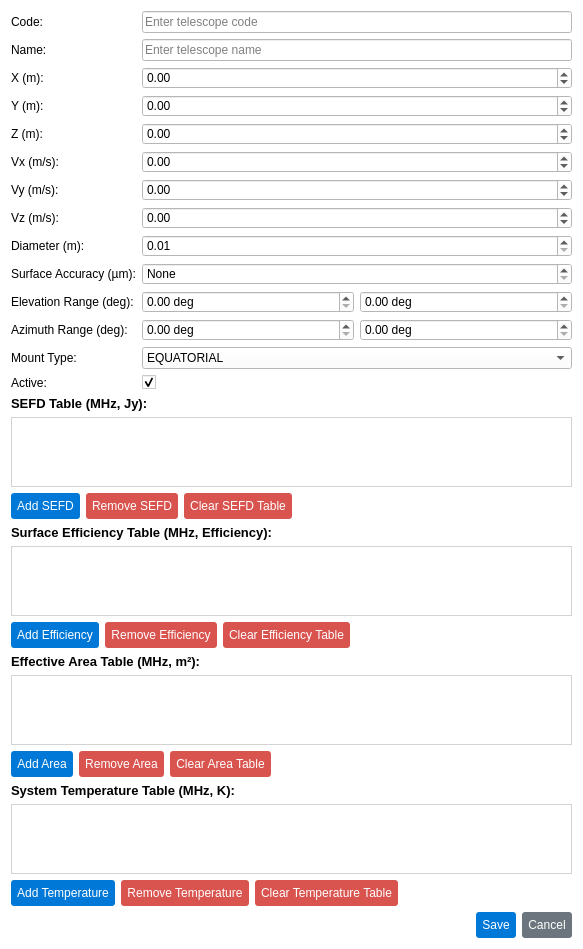
<?xml version="1.0" encoding="UTF-8"?>
<ui version="4.0">
 <class>TelescopeEditorDialog</class>
 <widget class="QDialog" name="TelescopeEditorDialog">
  <property name="geometry">
   <rect>
    <x>0</x>
    <y>0</y>
    <width>583</width>
    <height>916</height>
   </rect>
  </property>
  <property name="windowTitle">
   <string>Edit Telescope</string>
  </property>
  <property name="styleSheet">
   <string>background-color: #ffffff; font-family: Arial;</string>
  </property>
  <layout class="QVBoxLayout" name="verticalLayout">
   <item>
    <layout class="QFormLayout" name="formLayout">
     <item row="0" column="0">
      <widget class="QLabel" name="labelCode">
       <property name="text">
        <string>Code:</string>
       </property>
      </widget>
     </item>
     <item row="0" column="1">
      <widget class="QLineEdit" name="codeEdit">
       <property name="placeholderText">
        <string>Enter telescope code</string>
       </property>
      </widget>
     </item>
     <item row="1" column="0">
      <widget class="QLabel" name="labelName">
       <property name="text">
        <string>Name:</string>
       </property>
      </widget>
     </item>
     <item row="1" column="1">
      <widget class="QLineEdit" name="nameEdit">
       <property name="placeholderText">
        <string>Enter telescope name</string>
       </property>
      </widget>
     </item>
     <item row="2" column="0">
      <widget class="QLabel" name="labelX">
       <property name="text">
        <string>X (m):</string>
       </property>
      </widget>
     </item>
     <item row="2" column="1">
      <widget class="QDoubleSpinBox" name="xEdit">
       <property name="decimals">
        <number>2</number>
       </property>
       <property name="minimum">
        <double>-10000000.000000000000000</double>
       </property>
       <property name="maximum">
        <double>10000000.000000000000000</double>
       </property>
      </widget>
     </item>
     <item row="3" column="0">
      <widget class="QLabel" name="labelY">
       <property name="text">
        <string>Y (m):</string>
       </property>
      </widget>
     </item>
     <item row="3" column="1">
      <widget class="QDoubleSpinBox" name="yEdit">
       <property name="decimals">
        <number>2</number>
       </property>
       <property name="minimum">
        <double>-10000000.000000000000000</double>
       </property>
       <property name="maximum">
        <double>10000000.000000000000000</double>
       </property>
      </widget>
     </item>
     <item row="4" column="0">
      <widget class="QLabel" name="labelZ">
       <property name="text">
        <string>Z (m):</string>
       </property>
      </widget>
     </item>
     <item row="4" column="1">
      <widget class="QDoubleSpinBox" name="zEdit">
       <property name="decimals">
        <number>2</number>
       </property>
       <property name="minimum">
        <double>-10000000.000000000000000</double>
       </property>
       <property name="maximum">
        <double>10000000.000000000000000</double>
       </property>
      </widget>
     </item>
     <item row="5" column="0">
      <widget class="QLabel" name="labelVx">
       <property name="text">
        <string>Vx (m/s):</string>
       </property>
      </widget>
     </item>
     <item row="5" column="1">
      <widget class="QDoubleSpinBox" name="vxEdit">
       <property name="decimals">
        <number>2</number>
       </property>
       <property name="minimum">
        <double>-1000.000000000000000</double>
       </property>
       <property name="maximum">
        <double>1000.000000000000000</double>
       </property>
      </widget>
     </item>
     <item row="6" column="0">
      <widget class="QLabel" name="labelVy">
       <property name="text">
        <string>Vy (m/s):</string>
       </property>
      </widget>
     </item>
     <item row="6" column="1">
      <widget class="QDoubleSpinBox" name="vyEdit">
       <property name="decimals">
        <number>2</number>
       </property>
       <property name="minimum">
        <double>-1000.000000000000000</double>
       </property>
       <property name="maximum">
        <double>1000.000000000000000</double>
       </property>
      </widget>
     </item>
     <item row="7" column="0">
      <widget class="QLabel" name="labelVz">
       <property name="text">
        <string>Vz (m/s):</string>
       </property>
      </widget>
     </item>
     <item row="7" column="1">
      <widget class="QDoubleSpinBox" name="vzEdit">
       <property name="decimals">
        <number>2</number>
       </property>
       <property name="minimum">
        <double>-1000.000000000000000</double>
       </property>
       <property name="maximum">
        <double>1000.000000000000000</double>
       </property>
      </widget>
     </item>
     <item row="8" column="0">
      <widget class="QLabel" name="labelDiameter">
       <property name="text">
        <string>Diameter (m):</string>
       </property>
      </widget>
     </item>
     <item row="8" column="1">
      <widget class="QDoubleSpinBox" name="diameterEdit">
       <property name="decimals">
        <number>2</number>
       </property>
       <property name="minimum">
        <double>0.010000000000000</double>
       </property>
       <property name="maximum">
        <double>1000.000000000000000</double>
       </property>
      </widget>
     </item>
     <item row="9" column="0">
      <widget class="QLabel" name="labelSurfaceAccuracy">
       <property name="text">
        <string>Surface Accuracy (µm):</string>
       </property>
      </widget>
     </item>
     <item row="9" column="1">
      <widget class="QDoubleSpinBox" name="surfaceAccuracyEdit">
       <property name="specialValueText">
        <string>None</string>
       </property>
       <property name="decimals">
        <number>2</number>
       </property>
       <property name="minimum">
        <double>0.000000000000000</double>
       </property>
       <property name="maximum">
        <double>10000.000000000000000</double>
       </property>
      </widget>
     </item>
     <item row="10" column="0">
      <widget class="QLabel" name="labelElevationRange">
       <property name="text">
        <string>Elevation Range (deg):</string>
       </property>
      </widget>
     </item>
     <item row="10" column="1">
      <layout class="QHBoxLayout" name="elevationRangeLayout">
       <item>
        <widget class="QDoubleSpinBox" name="elevationMinEdit">
         <property name="suffix">
          <string> deg</string>
         </property>
         <property name="decimals">
          <number>2</number>
         </property>
         <property name="minimum">
          <double>0.000000000000000</double>
         </property>
         <property name="maximum">
          <double>90.000000000000000</double>
         </property>
        </widget>
       </item>
       <item>
        <widget class="QDoubleSpinBox" name="elevationMaxEdit">
         <property name="suffix">
          <string> deg</string>
         </property>
         <property name="decimals">
          <number>2</number>
         </property>
         <property name="minimum">
          <double>0.000000000000000</double>
         </property>
         <property name="maximum">
          <double>90.000000000000000</double>
         </property>
        </widget>
       </item>
      </layout>
     </item>
     <item row="11" column="0">
      <widget class="QLabel" name="labelAzimuthRange">
       <property name="text">
        <string>Azimuth Range (deg):</string>
       </property>
      </widget>
     </item>
     <item row="11" column="1">
      <layout class="QHBoxLayout" name="azimuthRangeLayout">
       <item>
        <widget class="QDoubleSpinBox" name="azimuthMinEdit">
         <property name="suffix">
          <string> deg</string>
         </property>
         <property name="decimals">
          <number>2</number>
         </property>
         <property name="minimum">
          <double>0.000000000000000</double>
         </property>
         <property name="maximum">
          <double>360.000000000000000</double>
         </property>
        </widget>
       </item>
       <item>
        <widget class="QDoubleSpinBox" name="azimuthMaxEdit">
         <property name="suffix">
          <string> deg</string>
         </property>
         <property name="decimals">
          <number>2</number>
         </property>
         <property name="minimum">
          <double>0.000000000000000</double>
         </property>
         <property name="maximum">
          <double>360.000000000000000</double>
         </property>
        </widget>
       </item>
      </layout>
     </item>
     <item row="12" column="0">
      <widget class="QLabel" name="labelMountType">
       <property name="text">
        <string>Mount Type:</string>
       </property>
      </widget>
     </item>
     <item row="12" column="1">
      <widget class="QComboBox" name="mountTypeCombo">
       <item>
        <property name="text">
         <string>EQUATORIAL</string>
        </property>
       </item>
       <item>
        <property name="text">
         <string>AZIMUTHAL</string>
        </property>
       </item>
       <item>
        <property name="text">
         <string>SPACE</string>
        </property>
       </item>
      </widget>
     </item>
     <item row="13" column="0">
      <widget class="QLabel" name="labelIsActive">
       <property name="text">
        <string>Active:</string>
       </property>
      </widget>
     </item>
     <item row="13" column="1">
      <widget class="QCheckBox" name="isActiveCheckBox">
       <property name="checked">
        <bool>true</bool>
       </property>
      </widget>
     </item>
    </layout>
   </item>
   <item>
    <widget class="QLabel" name="labelSefdTable">
     <property name="font">
      <font>
       <family>Arial</family>
       <pointsize>10</pointsize>
       <bold>true</bold>
      </font>
     </property>
     <property name="text">
      <string>SEFD Table (MHz, Jy):</string>
     </property>
    </widget>
   </item>
   <item>
    <widget class="QTableView" name="sefdTable">
     <property name="styleSheet">
      <string>border: 1px solid #d3d3d3;</string>
     </property>
     <property name="editTriggers">
      <set>QAbstractItemView::EditTrigger::DoubleClicked|QAbstractItemView::EditTrigger::EditKeyPressed</set>
     </property>
     <property name="alternatingRowColors">
      <bool>true</bool>
     </property>
     <property name="selectionMode">
      <enum>QAbstractItemView::SelectionMode::SingleSelection</enum>
     </property>
     <property name="selectionBehavior">
      <enum>QAbstractItemView::SelectionBehavior::SelectRows</enum>
     </property>
    </widget>
   </item>
   <item>
    <layout class="QHBoxLayout" name="sefdButtonLayout">
     <item>
      <widget class="QPushButton" name="addSefdButton">
       <property name="styleSheet">
        <string>background-color: #0078d7; color: #ffffff; padding: 6px; border-radius: 3px;</string>
       </property>
       <property name="text">
        <string>Add SEFD</string>
       </property>
      </widget>
     </item>
     <item>
      <widget class="QPushButton" name="removeSefdButton">
       <property name="styleSheet">
        <string>background-color: #d9534f; color: #ffffff; padding: 6px; border-radius: 3px;</string>
       </property>
       <property name="text">
        <string>Remove SEFD</string>
       </property>
      </widget>
     </item>
     <item>
      <widget class="QPushButton" name="clearSefdButton">
       <property name="styleSheet">
        <string>background-color: #d9534f; color: #ffffff; padding: 6px; border-radius: 3px;</string>
       </property>
       <property name="text">
        <string>Clear SEFD Table</string>
       </property>
      </widget>
     </item>
     <item>
      <spacer name="horizontalSpacerSefd">
       <property name="orientation">
        <enum>Qt::Orientation::Horizontal</enum>
       </property>
       <property name="sizeHint" stdset="0">
        <size>
         <width>40</width>
         <height>20</height>
        </size>
       </property>
      </spacer>
     </item>
    </layout>
   </item>
   <item>
    <widget class="QLabel" name="labelSurfaceEfficiencyTable">
     <property name="font">
      <font>
       <family>Arial</family>
       <pointsize>10</pointsize>
       <bold>true</bold>
      </font>
     </property>
     <property name="text">
      <string>Surface Efficiency Table (MHz, Efficiency):</string>
     </property>
    </widget>
   </item>
   <item>
    <widget class="QTableView" name="surfaceEfficiencyTable">
     <property name="styleSheet">
      <string>border: 1px solid #d3d3d3;</string>
     </property>
     <property name="editTriggers">
      <set>QAbstractItemView::EditTrigger::DoubleClicked|QAbstractItemView::EditTrigger::EditKeyPressed</set>
     </property>
     <property name="alternatingRowColors">
      <bool>true</bool>
     </property>
     <property name="selectionMode">
      <enum>QAbstractItemView::SelectionMode::SingleSelection</enum>
     </property>
     <property name="selectionBehavior">
      <enum>QAbstractItemView::SelectionBehavior::SelectRows</enum>
     </property>
    </widget>
   </item>
   <item>
    <layout class="QHBoxLayout" name="surfaceEfficiencyButtonLayout">
     <item>
      <widget class="QPushButton" name="addSurfaceEfficiencyButton">
       <property name="styleSheet">
        <string>background-color: #0078d7; color: #ffffff; padding: 6px; border-radius: 3px;</string>
       </property>
       <property name="text">
        <string>Add Efficiency</string>
       </property>
      </widget>
     </item>
     <item>
      <widget class="QPushButton" name="removeSurfaceEfficiencyButton">
       <property name="styleSheet">
        <string>background-color: #d9534f; color: #ffffff; padding: 6px; border-radius: 3px;</string>
       </property>
       <property name="text">
        <string>Remove Efficiency</string>
       </property>
      </widget>
     </item>
     <item>
      <widget class="QPushButton" name="clearSurfaceEfficiencyButton">
       <property name="styleSheet">
        <string>background-color: #d9534f; color: #ffffff; padding: 6px; border-radius: 3px;</string>
       </property>
       <property name="text">
        <string>Clear Efficiency Table</string>
       </property>
      </widget>
     </item>
     <item>
      <spacer name="horizontalSpacerSurfaceEfficiency">
       <property name="orientation">
        <enum>Qt::Orientation::Horizontal</enum>
       </property>
       <property name="sizeHint" stdset="0">
        <size>
         <width>40</width>
         <height>20</height>
        </size>
       </property>
      </spacer>
     </item>
    </layout>
   </item>
   <item>
    <widget class="QLabel" name="labelEffectiveAreaTable">
     <property name="font">
      <font>
       <family>Arial</family>
       <pointsize>10</pointsize>
       <bold>true</bold>
      </font>
     </property>
     <property name="text">
      <string>Effective Area Table (MHz, m²):</string>
     </property>
    </widget>
   </item>
   <item>
    <widget class="QTableView" name="effectiveAreaTable">
     <property name="styleSheet">
      <string>border: 1px solid #d3d3d3;</string>
     </property>
     <property name="editTriggers">
      <set>QAbstractItemView::EditTrigger::DoubleClicked|QAbstractItemView::EditTrigger::EditKeyPressed</set>
     </property>
     <property name="alternatingRowColors">
      <bool>true</bool>
     </property>
     <property name="selectionMode">
      <enum>QAbstractItemView::SelectionMode::SingleSelection</enum>
     </property>
     <property name="selectionBehavior">
      <enum>QAbstractItemView::SelectionBehavior::SelectRows</enum>
     </property>
    </widget>
   </item>
   <item>
    <layout class="QHBoxLayout" name="effectiveAreaButtonLayout">
     <item>
      <widget class="QPushButton" name="addEffectiveAreaButton">
       <property name="styleSheet">
        <string>background-color: #0078d7; color: #ffffff; padding: 6px; border-radius: 3px;</string>
       </property>
       <property name="text">
        <string>Add Area</string>
       </property>
      </widget>
     </item>
     <item>
      <widget class="QPushButton" name="removeEffectiveAreaButton">
       <property name="styleSheet">
        <string>background-color: #d9534f; color: #ffffff; padding: 6px; border-radius: 3px;</string>
       </property>
       <property name="text">
        <string>Remove Area</string>
       </property>
      </widget>
     </item>
     <item>
      <widget class="QPushButton" name="clearEffectiveAreaButton">
       <property name="styleSheet">
        <string>background-color: #d9534f; color: #ffffff; padding: 6px; border-radius: 3px;</string>
       </property>
       <property name="text">
        <string>Clear Area Table</string>
       </property>
      </widget>
     </item>
     <item>
      <spacer name="horizontalSpacerEffectiveArea">
       <property name="orientation">
        <enum>Qt::Orientation::Horizontal</enum>
       </property>
       <property name="sizeHint" stdset="0">
        <size>
         <width>40</width>
         <height>20</height>
        </size>
       </property>
      </spacer>
     </item>
    </layout>
   </item>
   <item>
    <widget class="QLabel" name="labelSystemTemperatureTable">
     <property name="font">
      <font>
       <family>Arial</family>
       <pointsize>10</pointsize>
       <bold>true</bold>
      </font>
     </property>
     <property name="text">
      <string>System Temperature Table (MHz, K):</string>
     </property>
    </widget>
   </item>
   <item>
    <widget class="QTableView" name="systemTemperatureTable">
     <property name="styleSheet">
      <string>border: 1px solid #d3d3d3;</string>
     </property>
     <property name="editTriggers">
      <set>QAbstractItemView::EditTrigger::DoubleClicked|QAbstractItemView::EditTrigger::EditKeyPressed</set>
     </property>
     <property name="alternatingRowColors">
      <bool>true</bool>
     </property>
     <property name="selectionMode">
      <enum>QAbstractItemView::SelectionMode::SingleSelection</enum>
     </property>
     <property name="selectionBehavior">
      <enum>QAbstractItemView::SelectionBehavior::SelectRows</enum>
     </property>
    </widget>
   </item>
   <item>
    <layout class="QHBoxLayout" name="systemTemperatureButtonLayout">
     <item>
      <widget class="QPushButton" name="addSystemTemperatureButton">
       <property name="styleSheet">
        <string>background-color: #0078d7; color: #ffffff; padding: 6px; border-radius: 3px;</string>
       </property>
       <property name="text">
        <string>Add Temperature</string>
       </property>
      </widget>
     </item>
     <item>
      <widget class="QPushButton" name="removeSystemTemperatureButton">
       <property name="styleSheet">
        <string>background-color: #d9534f; color: #ffffff; padding: 6px; border-radius: 3px;</string>
       </property>
       <property name="text">
        <string>Remove Temperature</string>
       </property>
      </widget>
     </item>
     <item>
      <widget class="QPushButton" name="clearSystemTemperatureButton">
       <property name="styleSheet">
        <string>background-color: #d9534f; color: #ffffff; padding: 6px; border-radius: 3px;</string>
       </property>
       <property name="text">
        <string>Clear Temperature Table</string>
       </property>
      </widget>
     </item>
     <item>
      <spacer name="horizontalSpacerSystemTemperature">
       <property name="orientation">
        <enum>Qt::Orientation::Horizontal</enum>
       </property>
       <property name="sizeHint" stdset="0">
        <size>
         <width>40</width>
         <height>20</height>
        </size>
       </property>
      </spacer>
     </item>
    </layout>
   </item>
   <item>
    <layout class="QHBoxLayout" name="buttonLayout">
     <item>
      <spacer name="horizontalSpacerButtons">
       <property name="orientation">
        <enum>Qt::Orientation::Horizontal</enum>
       </property>
       <property name="sizeHint" stdset="0">
        <size>
         <width>40</width>
         <height>20</height>
        </size>
       </property>
      </spacer>
     </item>
     <item>
      <widget class="QPushButton" name="saveButton">
       <property name="styleSheet">
        <string>background-color: #0078d7; color: #ffffff; padding: 6px; border-radius: 3px;</string>
       </property>
       <property name="text">
        <string>Save</string>
       </property>
      </widget>
     </item>
     <item>
      <widget class="QPushButton" name="cancelButton">
       <property name="styleSheet">
        <string>background-color: #6c757d; color: #ffffff; padding: 6px; border-radius: 3px;</string>
       </property>
       <property name="text">
        <string>Cancel</string>
       </property>
      </widget>
     </item>
    </layout>
   </item>
  </layout>
 </widget>
 <resources/>
 <connections>
  <connection>
   <sender>saveButton</sender>
   <signal>clicked()</signal>
   <receiver>TelescopeEditorDialog</receiver>
   <slot>accept()</slot>
   <hints>
    <hint type="sourcelabel">
     <x>20</x>
     <y>20</y>
    </hint>
    <hint type="destinationlabel">
     <x>20</x>
     <y>20</y>
    </hint>
   </hints>
  </connection>
  <connection>
   <sender>cancelButton</sender>
   <signal>clicked()</signal>
   <receiver>TelescopeEditorDialog</receiver>
   <slot>reject()</slot>
   <hints>
    <hint type="sourcelabel">
     <x>20</x>
     <y>20</y>
    </hint>
    <hint type="destinationlabel">
     <x>20</x>
     <y>20</y>
    </hint>
   </hints>
  </connection>
 </connections>
</ui>
